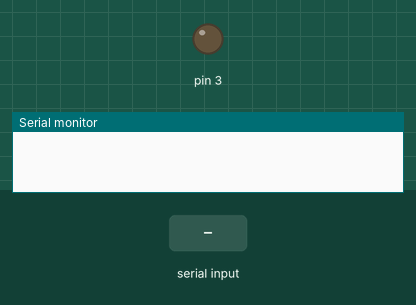
Simulated run of this sketch. Board: Arduino Uno, built with avr-gcc and run on an emulated ATmega328P. Parts: output pins drawn as LEDs (lit = HIGH), the last lines printed to the serial monitor. Inputs (shaded band) come from the test bench.

Above: at 1.2 s.
1.3 s: "90,45\n" received over Serial
At 3.5 s:
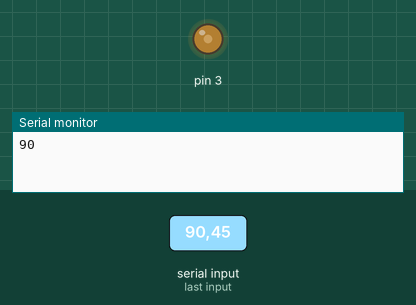
3.8 s: "30,150\n" received over Serial
At 5.6 s:
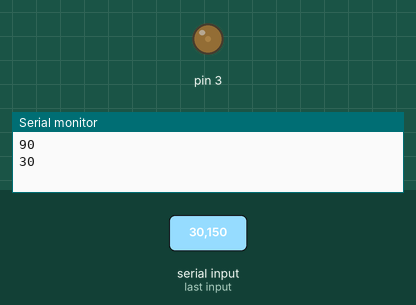
6.3 s: "200\n" received over Serial
At 8.5 s:
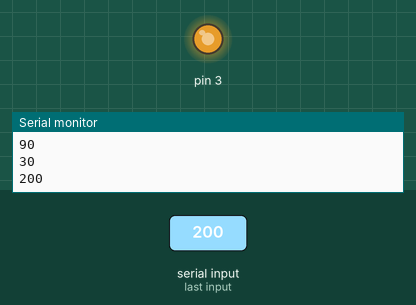
8.8 s: "90\n" received over Serial
At 10.5 s:
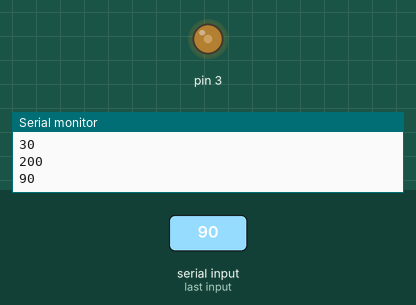
Timing chart, 0 to 12.0 s (numbered marks = the images above; inputs shaded):
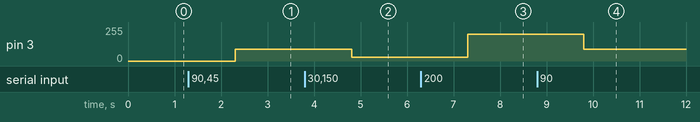

Measured:
- after the input at 1.3 s, pin 3: 0/255 → 90/255 after 1.0 s
- after the input at 3.8 s, pin 3: 90/255 → 30/255 after 1.0 s
- after the input at 6.3 s, pin 3: 30/255 → 200/255 after 1.0 s
- after the input at 8.8 s, pin 3: 200/255 → 90/255 after 1.0 s

The sketch:

test-ssr.ino
```cpp
void setup() {
        Serial.begin(9600);
        pinMode(3, OUTPUT);
}

// the loop function runs over and over again forever
void loop() {
        if (Serial.available() > 0) {
                int val = Serial.readString().toInt();
                analogWrite(3, val);
                Serial.println(val);
        }
        // digitalWrite(3, HIGH);  // turn the LED on (HIGH is the voltage level)
        // delay(1000);                      // wait for a second
        // digitalWrite(3, LOW);   // turn the LED off by making the voltage LOW
        // delay(1000);                      // wait for a second
}
```
